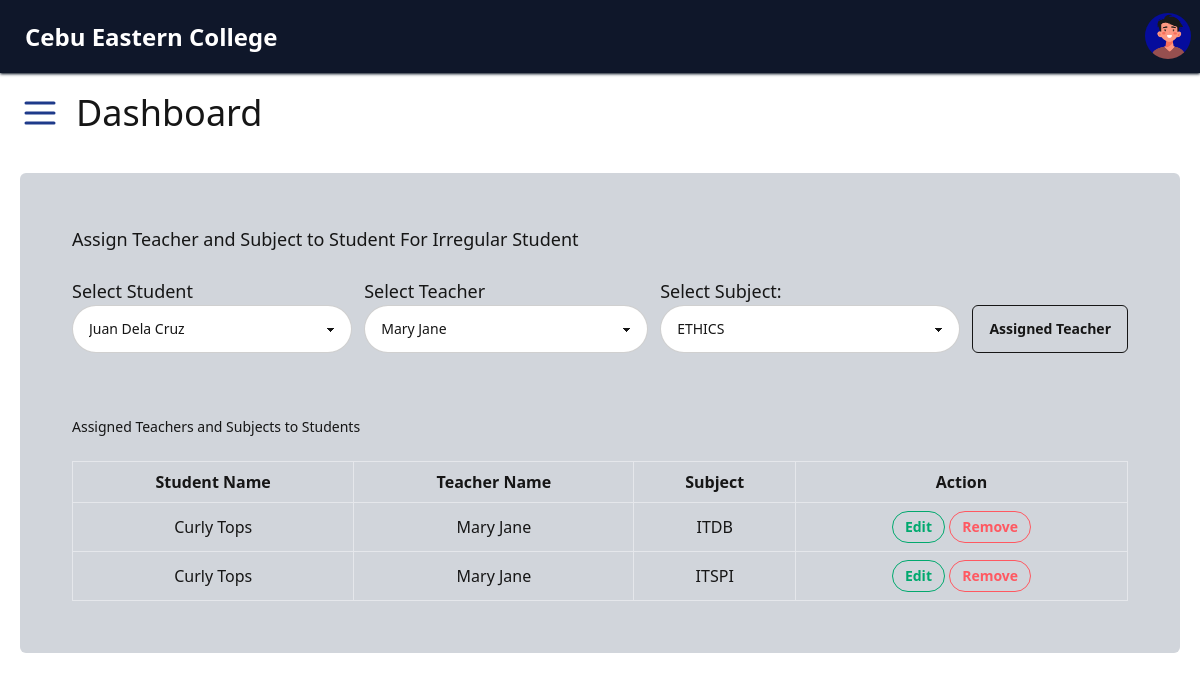
The app's page /admin/manage_irreg_student.php (signed in) with its own data.
### tables this page shows
CREATE TABLE `tblstudent_teacher_subject` (
  `sts_id` int(11) NOT NULL,
  `student_id` int(11) NOT NULL,
  `teacher_id` int(11) NOT NULL,
  `subject_id` int(11) NOT NULL
);

CREATE TABLE `tblstudent` (
  `student_id` int(11) NOT NULL,
  `school_id` int(11) NOT NULL,
  `name` varchar(255) NOT NULL,
  `email` varchar(255) NOT NULL,
  `department_id` int(11) NOT NULL,
  `password` varchar(255) NOT NULL,
  `year_level` int(11) NOT NULL,
  `image` varchar(255) NOT NULL
);

CREATE TABLE `tblteacher` (
  `teacher_id` int(11) NOT NULL,
  `school_id` int(11) NOT NULL,
  `name` varchar(255) NOT NULL,
  `department_id` int(11) NOT NULL,
  `image` varchar(255) NOT NULL
);

CREATE TABLE `tblsubject` (
  `subject_id` int(11) NOT NULL,
  `subject_name` varchar(255) NOT NULL,
  `is_minor` tinyint(1) NOT NULL DEFAULT 0,
  `subject_type` enum('Major','Minor') NOT NULL DEFAULT 'Minor',
  `department_id` int(11) NOT NULL
);

### admin/manage_irreg_student.php (the view, shortened to what this page needs)
<?php
$selected_student = $selected_teacher = $selected_subject = "";
?>
<?php include('../admin/header.php'); ?>
<!DOCTYPE html>
<html lang="en">
<head>
  <script src="https://cdn.tailwindcss.com"></script>
</head>
<body>
  <div class="p-5 m-5 bg-base-300 rounded-md">
    <div class="p-5">
      <h2 class="text-lg p-3">Assign Teacher and Subject to Student For Irregular Student</h2>
      <div class="p-3">
        <form method="post" action="<?php echo htmlspecialchars($_SERVER['PHP_SELF']); ?>">
          <div class="flex justify-start items-center gap-3">
            <div>
              <label for="student" class="text-lg">Select Student</label>
              <select
                name="student_id"
                id="student"
                required class="select select-bordered w-full max-w-xs">
                <?php
                $query = $conn->query("SELECT s.student_id, s.name FROM tblstudent s JOIN tblstudent_section ss ON s.student_id = ss.student_id WHERE ss.is_regular = 0");
                while ($row = $query->fetch_assoc()) {
                  $selected = ($row['student_id'] == $selected_student) ? "selected" : "";
                  echo "<option value='" . htmlspecialchars($row['student_id']) . "' $selected>" . htmlspecialchars($row['name']) . "</option>";
                }
                ?>
              </select>
            </div>
            <div>
              <label for="teacher" class="text-lg">Select Teacher</label>
              <select name="teacher_id"
                id="teacher"
                required class="select select-bordered w-full max-w-xs">
                <?php
                $query = $conn->query("SELECT teacher_id, name FROM tblteacher");
                while ($row = $query->fetch_assoc()) {
                  $selected = ($row['teacher_id'] == $selected_teacher) ? "selected" : "";
                  echo "<option value='" . htmlspecialchars($row['teacher_id']) . "' $selected>" . htmlspecialchars($row['name']) . "</option>";
                }
                ?>
              </select>
            </div>
            <div>
              <label for="subject" class="text-lg">Select Subject:</label>
              <select name="subject_id"
                id="subject"
                required class="select select-bordered w-full max-w-xs">
                <?php
                $query = $conn->query("SELECT subject_id, subject_name FROM tblsubject");
                while ($row = $query->fetch_assoc()) {
                  $selected = ($row['subject_id'] == $selected_subject) ? "selected" : "";
                  echo "<option value='" . htmlspecialchars($row['subject_id']) . "' $selected>" . htmlspecialchars($row['subject_name']) . "</option>";
                }
                ?>
              </select>
            </div>
            <div class="mt-7">
              <input type="submit" value="Assigned Teacher" class="btn btn-md btn-outline rounded-md w-full max-w-sm" />
            </div>
          </div>
        </form>
      </div>
    </div>
    <div class="p-8">
      <h3 class="text-sm">Assigned Teachers and Subjects to Students</h3>
      <table class="table-auto w-full mt-6 border-collapse border border-gray-300">
        <thead>
          <tr>
            <th class="border p-2">Student Name</th>
            <th class="border p-2">Teacher Name</th>
            <th class="border p-2">Subject</th>
            <th class="border p-2">Action</th>
          </tr>
        </thead>
        <tbody>
          <?php
          $query = $conn->query("SELECT ts.sts_id, s.name AS student_name, t.name AS teacher_name, sub.subject_name
                       FROM tblstudent_teacher_subject ts
                       JOIN tblstudent s ON ts.student_id = s.student_id
                       JOIN tblteacher t ON ts.teacher_id = t.teacher_id
                       JOIN tblsubject sub ON ts.subject_id = sub.subject_id");
          ?>
          <?php while ($row = $query->fetch_assoc()) { ?>
            <tr>
              <td class="border p-2 text-center"><?= htmlspecialchars($row['student_name']) ?></td>
              <td class="border p-2 text-center"><?= htmlspecialchars($row['teacher_name']) ?></td>
              <td class="border p-2 text-center"><?= htmlspecialchars($row['subject_name']) ?></td>
              <td class="border p-2 text-center">
                <a href="?edit= <? $row[' sts_id'] ?> " class="btn btn-sm btn-outline btn-success">Edit</a>
                <a href=" ?delete=<?= $row['sts_id'] ?>" class="btn btn-sm btn-outline btn-error">Remove</a>
              </td>
            </tr>
          <?php } ?>
        </tbody>
      </table>
    </div>
  </div>
</body>
</html>

### records on screen
tblstudent_teacher_subject: student.name "Curly Tops", teacher.name "Mary Jane", subject.subject_name "ITDB"
tblstudent_teacher_subject: student.name "Curly Tops", teacher.name "Mary Jane", subject.subject_name "ITSPI"

### other values on screen
form field student_id "Juan Dela Cruz"
form field teacher_id "Mary Jane"
form field subject_id "ETHICS"
